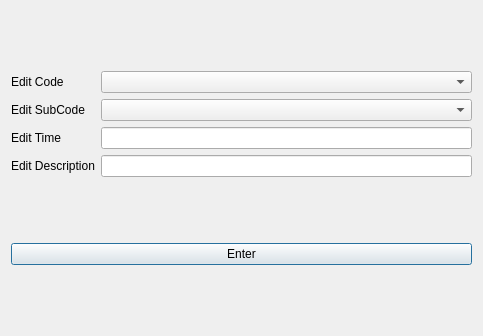
<?xml version="1.0" encoding="UTF-8"?>
<ui version="4.0">
 <class>editEntry</class>
 <widget class="QDialog" name="editEntry">
  <property name="geometry">
   <rect>
    <x>0</x>
    <y>0</y>
    <width>483</width>
    <height>336</height>
   </rect>
  </property>
  <property name="windowTitle">
   <string>Dialog</string>
  </property>
  <layout class="QGridLayout" name="gridLayout">
   <item row="0" column="0">
    <layout class="QGridLayout" name="gridLayout_2">
     <item row="0" column="0">
      <widget class="QLabel" name="label">
       <property name="text">
        <string>Edit Code</string>
       </property>
      </widget>
     </item>
     <item row="0" column="1">
      <widget class="QComboBox" name="comboBox_code"/>
     </item>
     <item row="1" column="0">
      <widget class="QLabel" name="label_2">
       <property name="text">
        <string>Edit SubCode</string>
       </property>
      </widget>
     </item>
     <item row="1" column="1">
      <widget class="QComboBox" name="comboBox_subCode"/>
     </item>
     <item row="2" column="0">
      <widget class="QLabel" name="label_3">
       <property name="text">
        <string>Edit Time</string>
       </property>
      </widget>
     </item>
     <item row="2" column="1">
      <widget class="QLineEdit" name="lineEdit_time"/>
     </item>
     <item row="3" column="0">
      <widget class="QLabel" name="label_4">
       <property name="text">
        <string>Edit Description</string>
       </property>
      </widget>
     </item>
     <item row="3" column="1">
      <widget class="QLineEdit" name="lineEdit_description"/>
     </item>
    </layout>
   </item>
   <item row="1" column="0">
    <widget class="QPushButton" name="pushButton">
     <property name="text">
      <string>Enter</string>
     </property>
    </widget>
   </item>
  </layout>
 </widget>
 <resources/>
 <connections/>
</ui>
